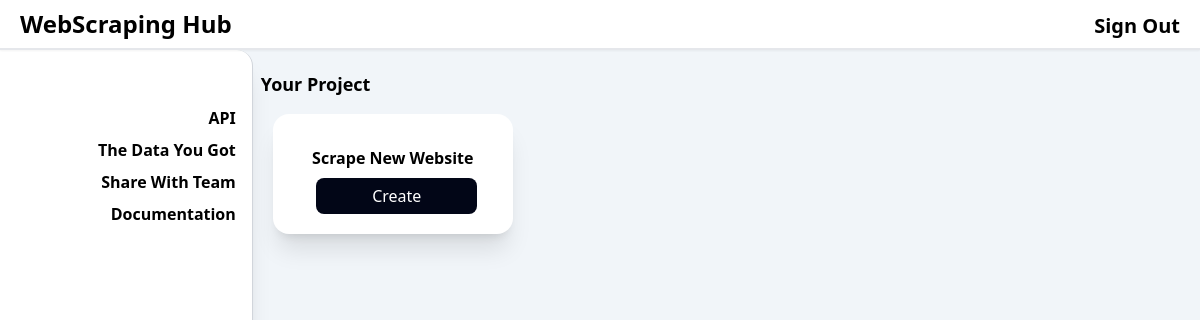
Page /home/ (signed in) on the earlier database version.
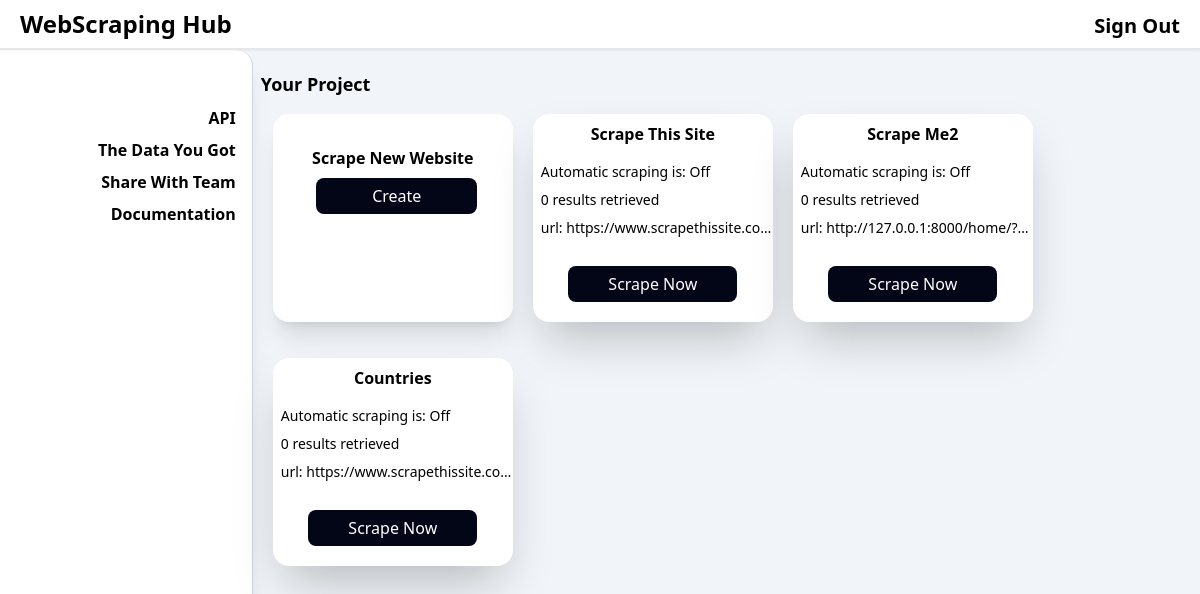
Same page on the later database version.
### user_view/models.py (models this page shows)
class User_Project(models.Model):
    user_info = models.ForeignKey(User, on_delete=models.CASCADE)
    project_name = models.CharField(max_length=200)
    website_link = models.CharField(max_length=500)
    auto_run = models.IntegerField(default=0)
    total_data = models.IntegerField(default=0)

### user_view/views.py (the view)
# urls.py: 2. Add a URL to urlpatterns:  path('', views.home, name='home')
def home(request):
    if request.user.is_authenticated:
        user_projects = User_Project.objects.filter(user_info=request.user)
        return render(request, 'user_view/home_page/home_page.html', {'projects' : user_projects})
    return redirect('index')

### user_view/templates/user_view/home_page/home_page.html (shortened to what this page needs)
{% extends 'user_view/parts/base.html' %}
{% load static %}
{% block link %}
<link rel="stylesheet" href="{% static 'css/style.css' %}">
{% endblock %}
{% block nav_link %}
<li><a class="md:font-bold text-xl menu hover:cursor-pointer" href="{% url 'sign-out' %}">Sign Out</a></li>
{% endblock %}
{% block content %}
    <div class="container max-w-full flex h-screen bg-slate-100 ">
        <div class="container relative hidden md:block w-80 rounded-r-2xl border-r border-gray-300 h-screen bg-white shadow-xl">
            <ul class="absolute right-4 mt-14 text-end text-md font-bold">
                <li><a href="#">API</a></li>
                <li class="my-2"><a href="#">The Data You Got</a></li>
                <li class="mb-2"><a href="#">Share With Team</a></li>
                <li><a href="#">Documentation</a></li>
            </ul>
        </div>
        <div class="container max-w-full h-screen relative">
            <h1 class="text-lg font-bold mt-5 ml-2">Your Project</h1>
            <div class="container max-w-full flex justify-center md:justify-normal md:pl-5">
                <div class="flex flex-col md:flex-row md:flex-wrap">
                    <div  class=" mb-5 md:mr-5 container w-60 bg-white rounded-2xl mt-4 pt-8 pb-5 shadow-xl project-card">
                        <h2 class="text-center font-bold">Scrape New Website</h2>
                        <ul class="pl-2">
                            <div class="container max-w-full flex justify-center mt-2">
                                <a onclick="open_modal()" class="bg-slate-950 text-center text-white rounded-lg py-1.5 px-14 hover:cursor-pointer">Create</a>
                            </div>
                        </ul>
                    </div>
                    {% for project in projects %}
                        <div class="mb-5 md:mr-5 container w-60 bg-white rounded-2xl mt-4 pt-2 pb-5 shadow-2xl project-card">
                            <h2 class="text-center font-bold">{{project.project_name}}</h2>
                            <ul class="pl-2 mt-4">
                                {% if project.auto_run %}
                                    <li class="mt-2"><h3 class="text-sm">Automatic scraping is: {{project.auto_run}}h</h3></li>
                                {% else %}
                                    <li class="mt-2"><h3 class="text-sm">Automatic scraping is: Off</h3></li>
                                {% endif %}
                                <li class="my-2"><h3 class="text-sm">{{project.total_data}} results retrieved</h3></li>
                                <li"><h3 class="text-sm truncate ">url: {{project.website_link}}</h3></li>
                            </ul>
                            <div class="container max-w-full flex justify-center mt-7">
                                <a href="/scan/{{project.project_name}}" class="bg-slate-950 text-center text-white rounded-lg py-1.5 px-10">Scrape Now</a>
                            </div>
                        </div>
                    {% endfor %}
                </div>
            </div>
        </div>
    </div>
{% endblock %}

### user_view/templates/user_view/parts/base.html (shortened to what this page needs)
{% load static %}
<!DOCTYPE html>
<html lang="en">
<head>
    {% block link %}{% endblock %}
    <link rel="stylesheet" href="https://cdnjs.cloudflare.com/ajax/libs/font-awesome/5.15.4/css/all.min.css">
</head>
{% block body %} <body class="relative bg-slate-100"> {% endblock %}
    <header class="container max-w-full border-b-2 py-2 sticky bg-white top-0 shadow-sm z-30 md:flex">
        <h1 class="md:flex-1 md:font-bold text-center md:text-start md:ml-5 font-sans font-bold text-xl md:text-2xl">WebScraping Hub</h1>
        <nav class="md:block hidden pr-5 pt-1">
            <ul class="flex">
                {% block nav_link %}{% endblock %}
            </ul>
        </nav>
    </header>
    {% block content %}
    {% endblock %}
</body>
</html>

Differences in the rows shown:
added User_Project: project_name "Scrape This Site", auto_run "Automatic scraping is: Off", total_data "0", website_link "https://www.scrapethissite.co…"
added User_Project: project_name "Scrape Me2", auto_run "Automatic scraping is: Off", total_data "0", website_link "http://127.0.0.1:8000/home/?…"
added User_Project: project_name "Countries", auto_run "Automatic scraping is: Off", total_data "0", website_link "https://www.scrapethissite.co…"
